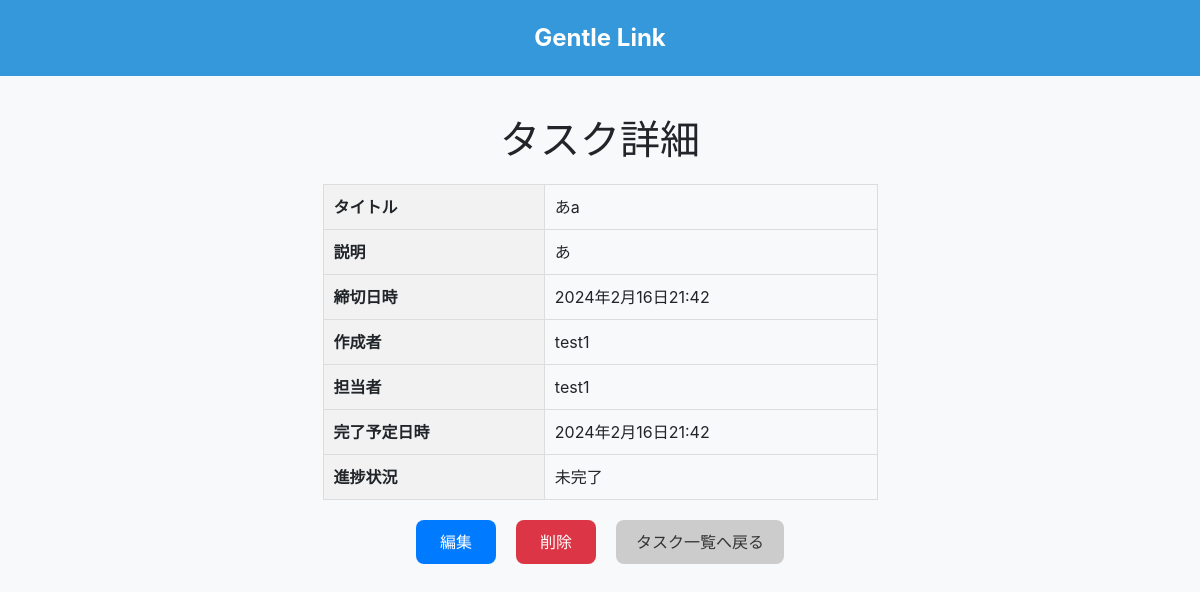
Page /gentlelink/task-detail/153/ (signed in) on the committed database.
### gentlelink/models.py (models this page shows)
class Tasks(models.Model):
    title = models.CharField(max_length=255)
    description = models.TextField()
    deadline = models.DateTimeField(null=True, blank=True)
    STATUS_CHOICES = [
        ('incomplete', '未完了'),
        ('complete', '完了'),
    ]
    status = models.CharField(max_length=20, choices=STATUS_CHOICES)
    creator_user = models.ForeignKey(User, related_name='creator_tasks', on_delete=models.CASCADE)
    assignment_user = models.ForeignKey(User, related_name='assigned_tasks', on_delete=models.CASCADE)
    complete_flg = models.BooleanField(default=False)
    complete_at = models.DateTimeField(null=True, blank=True)
    created_at = models.DateTimeField(auto_now_add=True)
    updated_at = models.DateTimeField(auto_now=True)

### gentlelink/views.py (the view)
# urls.py: path('task-detail/<int:task_id>/', task_detail_view, name='task_detail'),
@login_required
def task_detail_view(request, task_id):
    task = get_object_or_404(Tasks, id=task_id)
    return render(request, 'task_detail.html', {'task': task})

### gentlelink/templates/task_detail.html (shortened to what this page needs)
<!DOCTYPE html>
<html lang="en">
<head>
    <link rel="stylesheet" href="https://stackpath.bootstrapcdn.com/bootstrap/4.5.2/css/bootstrap.min.css"
>
</head>
<body>
<header>
    <div id="logo">Gentle Link</div>
</header>
<div class="container">
    <h1>タスク詳細</h1>
    <table>
        <tr>
            <th>タイトル</th>
            <td>{{ task.title }}</td>
        </tr>
        <tr>
            <th>説明</th>
            <td>{{ task.description }}</td>
        </tr>
        <tr>
            <th>締切日時</th>
            <td>{{ task.deadline }}</td>
        </tr>
        <tr>
            <th>作成者</th>
            <td>{{ task.creator_user }}</td>
        </tr>
        <tr>
            <th>担当者</th>
            <td>{{ task.assignment_user }}</td>
        </tr>
        <tr>
            <th>完了予定日時</th>
            <td>{{ task.complete_at }}</td>
        </tr>
        <tr>
            <th>進捗状況</th>
            <td>{{ task.status }}</td>
        </tr>
    </table>
    <div class="action-btn-container">
        <button onclick="location.href='{% url 'edit_task' task.id %}'" class="btn btn-primary action-btn edit-btn">編集</button>
        <button onclick="confirmDelete('{{ task.id }}')" class="btn btn-danger action-btn delete-btn">削除</button>
        <button onclick="location.href='{% url 'task_list' %}'" class="btn btn-secondary action-btn back-btn">タスク一覧へ戻る</button>
    </div>
</div>
</body>
</html>

### gentlelink/templates/task_detail.html (style rules this page uses)
body { background-color: #f8f9fa; margin: 0; }
header { text-align: center; padding: 20px; box-sizing: border-box; background-color: #3498db; color: #fff; width: 100%; margin: 0; }
#logo { font-size: 24px; font-weight: bold; }
.container { margin-top: 40px; text-align: center; }
.back-btn { display: inline-block; padding: 10px 20px; background-color: #ccc; color: #333; text-decoration: none; font-weight: nomal; border-radius: 8px; transition: background-color 0.3s ease; border: none; }
.edit-btn { background-color: #007bff; color: #fff; border: none; border-radius: 8px; width: 80px; }
.delete-btn { background-color: #dc3545; color: #fff; border: none; border-radius: 8px; width: 80px; }
table { width: 50%; margin: 0 auto; margin-top: 20px; border-collapse: collapse; }
th, td { padding: 10px; border: 1px solid #ddd; text-align: left; }
th { background-color: #f2f2f2; }
.action-btn-container { display: flex; justify-content: center; margin-top: 20px; }
.action-btn { margin: 0 10px; }

### rows in the picture
Tasks: title "あa", description "あ", deadline "2024年2月16日21:42", creator_user "test1", assignment_user "test1", complete_at "2024年2月16日21:42", status "未完了"
